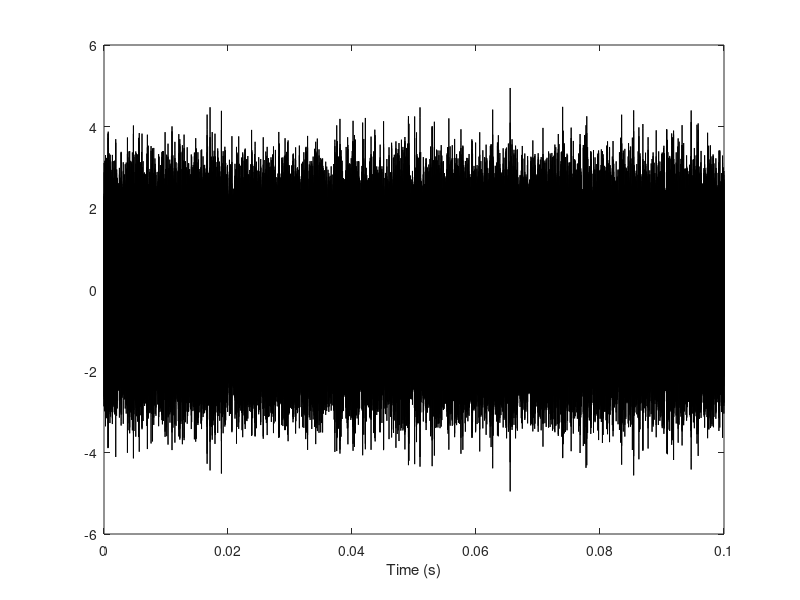
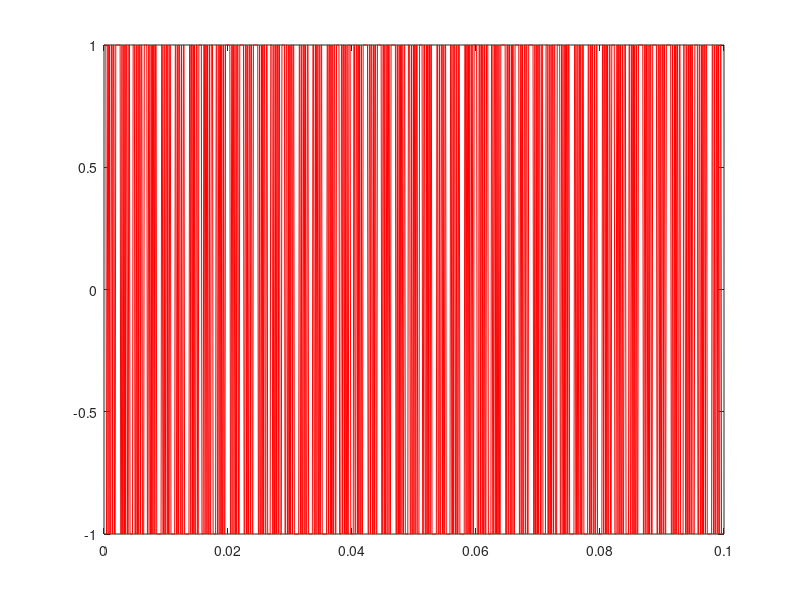

Reproduce these figures in MATLAB, in order.
%Daniel Pereira da Costa
clc;
clear;
close all;

%input parameters, common to all waveforms
fmin = 900*10^3; %Min Frequency (Hz) 
fmax = 1350*10^3; %Max Frequency (Hz)
T = 0.1; %period length (s)
A = 5;

fSample = 10^(floor(log10(fmax)) + 1); %Sample Frequency (Hz)
TSample = 1/fSample; %Sample Period
timeVector = 0:TSample:T-TSample; %time axis
Ndata1 = round(T/TSample); %Ndata1 must be : 65k at maximum. 

if fmin>fmax
    disp('Min Frequency must be bigger than Max Frequency');
    return
end

%% Generate de Multisine
ExcitationLines=1+floor((fmin/fSample)*Ndata1:(fmax/fSample)*Ndata1);
% ExcitationLines=1+floor([fmin*100:fmax*100]); 
U=zeros(Ndata1 ,1);            % choose random phases
U((ExcitationLines))=exp(j*2*pi*rand(length(ExcitationLines),1));

u2=2*real(ifft(U));
u2=u2/std(u2);  %A foi omitido para a realização do primeiro teste. 
U2=fft(u2)/sqrt(Ndata1);       % spectrum of the actual generate multisine% 
% % % % plot the results
figure
plot(timeVector,u2,'k')
xlabel('Time (s)')
%% Chirpy - Swept Sine
phaseInit = -90;
method = 'linear';
timeVector = 0:1/10e3:T-TSample;
x = chirp(timeVector, fmin, timeVector(end), fmax, method, phaseInit);
figure
plot(timeVector, x);
xlabel('Time (s)');
ylabel('u(t)');

%% Square Sweep
timeVector = 0:1/10e3:T-TSample; % time samples in seconds
amplitude = 1 ;
chirpsignal = chirp(timeVector, fmin, timeVector(end), fmax)*amplitude;
squarechirpsignal = sign(chirpsignal)*amplitude;
% Plot the timeseries
plot(timeVector,squarechirpsignal,'r-');
